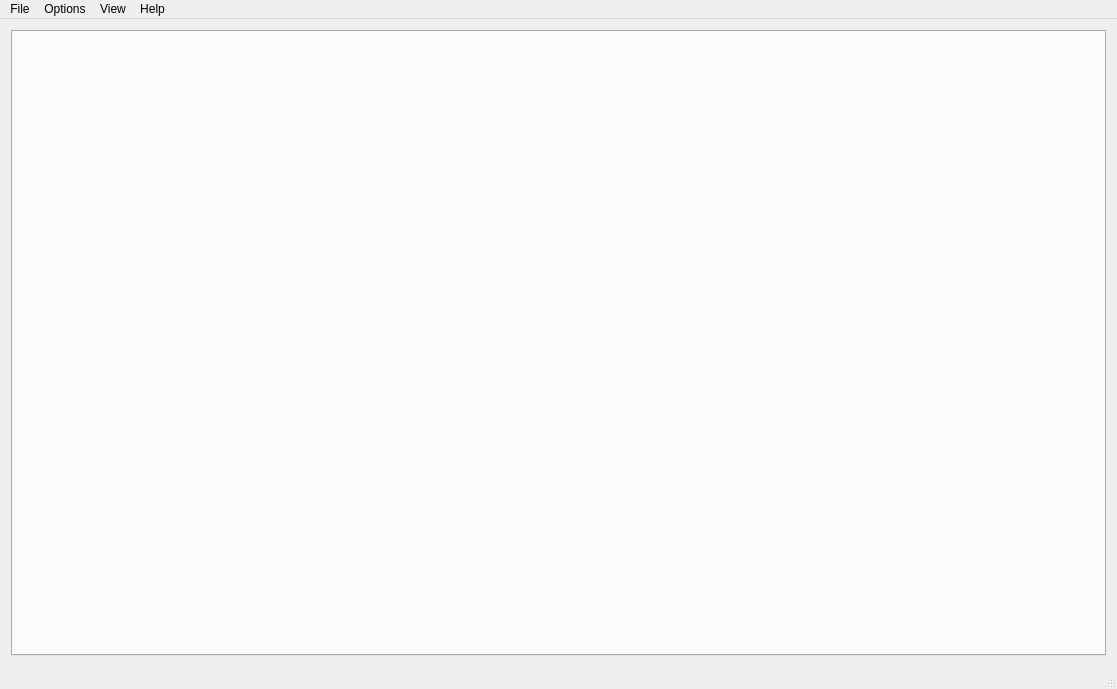
<?xml version="1.0" encoding="UTF-8"?>
<ui version="4.0">
 <class>MainWindow</class>
 <widget class="QMainWindow" name="MainWindow">
  <property name="geometry">
   <rect>
    <x>0</x>
    <y>0</y>
    <width>1117</width>
    <height>689</height>
   </rect>
  </property>
  <property name="sizePolicy">
   <sizepolicy hsizetype="MinimumExpanding" vsizetype="MinimumExpanding">
    <horstretch>0</horstretch>
    <verstretch>0</verstretch>
   </sizepolicy>
  </property>
  <property name="minimumSize">
   <size>
    <width>0</width>
    <height>0</height>
   </size>
  </property>
  <property name="windowTitle">
   <string>OVIDA RUNTIME</string>
  </property>
  <widget class="QWidget" name="centralWidget">
   <layout class="QVBoxLayout" name="verticalLayout">
    <item>
     <widget class="QTabWidget" name="tabWidget">
      <property name="sizePolicy">
       <sizepolicy hsizetype="Minimum" vsizetype="Minimum">
        <horstretch>0</horstretch>
        <verstretch>0</verstretch>
       </sizepolicy>
      </property>
      <property name="currentIndex">
       <number>-1</number>
      </property>
      <property name="tabsClosable">
       <bool>false</bool>
      </property>
     </widget>
    </item>
   </layout>
  </widget>
  <widget class="QMenuBar" name="menuBar">
   <property name="geometry">
    <rect>
     <x>0</x>
     <y>0</y>
     <width>1117</width>
     <height>21</height>
    </rect>
   </property>
   <widget class="QMenu" name="menuFile">
    <property name="title">
     <string>File</string>
    </property>
    <addaction name="actionQuit"/>
   </widget>
   <widget class="QMenu" name="menuHelp">
    <property name="title">
     <string>Help</string>
    </property>
    <addaction name="actionAbout"/>
   </widget>
   <widget class="QMenu" name="menuOptions">
    <property name="title">
     <string>Options</string>
    </property>
    <addaction name="actionSynchronizeStreams"/>
   </widget>
   <widget class="QMenu" name="menuView">
    <property name="title">
     <string>View</string>
    </property>
    <addaction name="actionFullScreen"/>
   </widget>
   <addaction name="menuFile"/>
   <addaction name="menuOptions"/>
   <addaction name="menuView"/>
   <addaction name="menuHelp"/>
  </widget>
  <widget class="QStatusBar" name="statusBar"/>
  <action name="actionAbout">
   <property name="text">
    <string>About</string>
   </property>
  </action>
  <action name="actionQuit">
   <property name="text">
    <string>Quit</string>
   </property>
  </action>
  <action name="actionSynchronizeStreams">
   <property name="checkable">
    <bool>true</bool>
   </property>
   <property name="text">
    <string>Synchronize streams</string>
   </property>
  </action>
  <action name="actionScaleToFitFrame">
   <property name="checkable">
    <bool>true</bool>
   </property>
   <property name="text">
    <string>Scale to fit frame</string>
   </property>
  </action>
  <action name="actionFullScreen">
   <property name="checkable">
    <bool>true</bool>
   </property>
   <property name="text">
    <string>Full Screen</string>
   </property>
  </action>
 </widget>
 <layoutdefault spacing="6" margin="11"/>
 <resources/>
 <connections/>
</ui>
